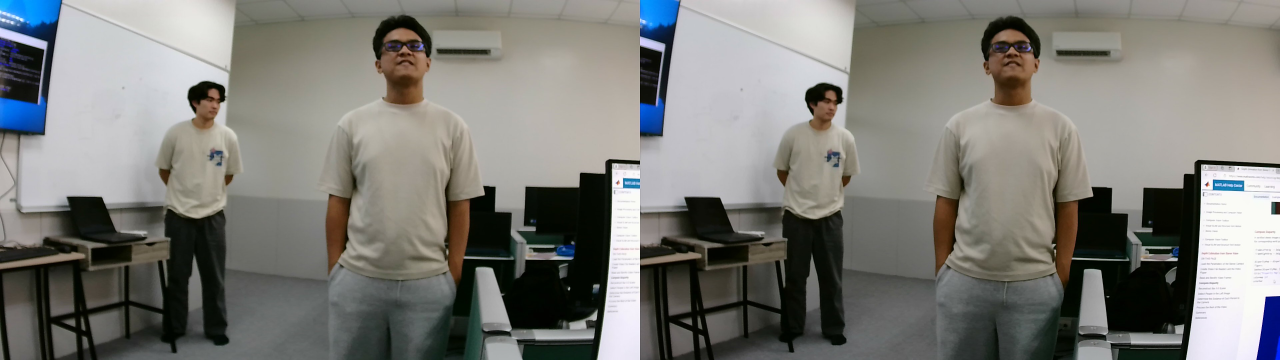
#> input picture testimages/WIN_20250708_14_23_01_Pro.jpg, 3840 x 1080 px, found by its file name (shown at 1/3 size)
$ python gooddepth.py   (older library calls are emulated)
#> lines starting #> are read from the running program, lines starting #| are printed output that depends on the picture; after the words box and inside, x2 and y2 are one past the last pixel; in counts of white or black regions, pixels touching at a corner belong together
#!/usr/bin/env python3
# -*- coding: utf-8 -*-

import os
from typing import Tuple, Optional
import numpy as np
import cv2

# ========== Calibration Loader ==========
class StereoCalibrationLoader:
    """Loads K/D/R/T from NPZ and computes R1/R2/P1/P2/Q with stereoRectify if missing."""
    def __init__(self, params_file: str):
        self.params_file = params_file
        self.params = None
        self._load_parameters()

    def _get(self, primary, fallback=None):
        if primary in self.params: return self.params[primary]
        if fallback and fallback in self.params: return self.params[fallback]
        raise KeyError(f"Missing key '{primary}'" + (f" (also tried '{fallback}')" if fallback else ""))

    def _load_parameters(self):
        if not os.path.exists(self.params_file):
            raise FileNotFoundError(f"Calibration file not found: {self.params_file}")

        # Load raw
        self.params = np.load(self.params_file, allow_pickle=False)
#> (reads goodvers/opencv_stereo_params2.npz from the repository)

        # Intrinsics / distortion (handle either naming scheme)
        self.camera_matrix_1 = self._get('camera_matrix_1', 'K1')
        self.camera_matrix_2 = self._get('camera_matrix_2', 'K2')
        self.dist_coeffs_1   = self._get('dist_coeffs_1',  'D1')
        self.dist_coeffs_2   = self._get('dist_coeffs_2',  'D2')

        # Extrinsics (rotation from cam1->cam2, translation in same units)
        self.R  = self._get('R')
        self.T  = self._get('T')
        if self.T.shape == (1, 3):
            self.T = self.T.reshape(3, 1)
        elif self.T.shape == (3,):
            self.T = self.T.reshape(3, 1)

        # Image size (expect (W,H); if (H,W) it’ll still work but we’ll sanity check later)
        self.image_size = tuple(map(int, self._get('image_size').tolist()))
        if len(self.image_size) != 2:
            raise ValueError(f"image_size should be (W,H); got {self.image_size}")

        # If rectification already present use it, else compute it
        if all(k in self.params for k in ['R1', 'R2', 'P1', 'P2', 'Q']):
            self.R1 = self.params['R1']; self.R2 = self.params['R2']
            self.P1 = self.params['P1']; self.P2 = self.params['P2']
            self.Q  = self.params['Q']
        else:
            # Compute rectification (alpha=0 crops, CALIB_ZERO_DISPARITY keeps principal points aligned)
            W, H = self.image_size
            R1, R2, P1, P2, Q, _, _ = cv2.stereoRectify(
                self.camera_matrix_1, self.dist_coeffs_1,
                self.camera_matrix_2, self.dist_coeffs_2,
                (W, H), self.R, self.T,
                flags=cv2.CALIB_ZERO_DISPARITY, alpha=0
            )
            self.R1, self.R2, self.P1, self.P2, self.Q = R1, R2, P1, P2, Q

            # (Optional) quick print to sanity-check baseline sign/scale
            fx = float(self.P1[0,0]) if self.P1[0,0] != 0 else 1.0
            baseline = -float(self.P2[0,3]) / fx  # units follow T
            print(f"[stereoRectify] baseline ≈ {baseline:.4f} (units of T)  size={W}x{H}")

    def generate_rectification_maps(self) -> Tuple[np.ndarray, np.ndarray, np.ndarray, np.ndarray]:
        W, H = self.image_size
        map1x, map1y = cv2.initUndistortRectifyMap(
            self.camera_matrix_1, self.dist_coeffs_1, self.R1, self.P1, (W, H), cv2.CV_32FC1
        )
        map2x, map2y = cv2.initUndistortRectifyMap(
            self.camera_matrix_2, self.dist_coeffs_2, self.R2, self.P2, (W, H), cv2.CV_32FC1
        )
        return map1x, map1y, map2x, map2y

# ========== Image Processor ==========
class StereoImageProcessor:
    def __init__(self, calibration_loader: StereoCalibrationLoader):
        self.calibration = calibration_loader
        self.map1x, self.map1y, self.map2x, self.map2y = self.calibration.generate_rectification_maps()

    def load_combined_stereo_image(self, image_path: str) -> Tuple[np.ndarray, np.ndarray]:
        img = cv2.imread(image_path, cv2.IMREAD_COLOR)
#> img is the input picture: shape (1080, 3840, 3); mean B, G, R 118.3, 122.9, 123.1
        if img is None:
            raise FileNotFoundError(f"Combined stereo image not found: {image_path}")
        h, w = img.shape[:2]
#> h = 1080; w = 3840
        if w % 2 != 0:
            raise ValueError(f"Combined image width must be even; got {w}")
        half = w // 2
#> half = 1920
        return img[:, :half], img[:, half:]

    def load_separate_images(self, left_path: str, right_path: str) -> Tuple[np.ndarray, np.ndarray]:
        L = cv2.imread(left_path,  cv2.IMREAD_COLOR)
        R = cv2.imread(right_path, cv2.IMREAD_COLOR)
        if L is None: raise FileNotFoundError(f"Left image not found: {left_path}")
        if R is None: raise FileNotFoundError(f"Right image not found: {right_path}")
        return L, R

    def rectify_images(self, img_left: np.ndarray, img_right: np.ndarray) -> Tuple[np.ndarray, np.ndarray]:
    # Ensure images are the same size the calibration expects
        W, H = self.calibration.image_size  # (width, height)
        if (img_left.shape[1], img_left.shape[0]) != (W, H):
            img_left  = cv2.resize(img_left,  (W, H), interpolation=cv2.INTER_LINEAR)
            img_right = cv2.resize(img_right, (W, H), interpolation=cv2.INTER_LINEAR)

        rect_left  = cv2.remap(img_left,  self.map1x, self.map1y, cv2.INTER_LINEAR)
        rect_right = cv2.remap(img_right, self.map2x, self.map2y, cv2.INTER_LINEAR)
        return rect_left, rect_right


    def preprocess_for_matching(self, rect_left: np.ndarray, rect_right: np.ndarray,
                                equalize_hist: bool = True) -> Tuple[np.ndarray, np.ndarray]:
#> called with equalize_hist = True
        gL = cv2.cvtColor(rect_left,  cv2.COLOR_BGR2GRAY)
        gR = cv2.cvtColor(rect_right, cv2.COLOR_BGR2GRAY)
        if equalize_hist:
            gL = cv2.equalizeHist(gL)
            gR = cv2.equalizeHist(gR)
        return gL, gR

# ========== Disparity / Depth ==========
class DepthMapGenerator:
    """Stereo SGBM + WLS; returns float32 pixel disparity suitable for cv2.reprojectImageTo3D."""
    def __init__(self, min_disp: int = 0, max_disp: int = 128, block_size: int = 7):
        self.min_disp = min_disp
        self.max_disp = max_disp
        self.block_size = max(3, block_size | 1)  # ensure odd >=3
        self.num_disparities = max_disp - min_disp
        if self.num_disparities % 16 != 0:
            self.num_disparities = ((self.num_disparities // 16) + 1) * 16

    def create_sgbm_matcher(self) -> cv2.StereoSGBM:
        # Use a sensible window and regularization
        block = max(3, self.block_size | 1)  # odd and >=3
        num_disp = self.num_disparities
        return cv2.StereoSGBM_create(
            minDisparity=self.min_disp,
            numDisparities=num_disp,
            blockSize=4, #blockSize=block,                 # e.g. 5 or 7
            P1=8  * 3 * block * block,
            P2=32 * 3 * block * block,
            disp12MaxDiff=1,
            uniquenessRatio=7,  #uniquenessRatio=10,              # 10–15 is typical
            speckleWindowSize=80,
            speckleRange=2,
            preFilterCap=63,
            mode=cv2.STEREO_SGBM_MODE_SGBM_3WAY
        )


    def compute_depth_map_with_wls(self, gray_left: np.ndarray, gray_right: np.ndarray,
                                   lambda_val: float = 8000.0, sigma_color: float = 1.5) -> np.ndarray:
#> called with lambda_val = 8000, sigma_color = 1.5
        left_matcher = self.create_sgbm_matcher()

        if not hasattr(cv2, "ximgproc"):
            disp = left_matcher.compute(gray_left, gray_right).astype(np.float32) / 16.0
            disp[disp < 0] = 0.0
            print("[WARN] cv2.ximgproc not found; using raw SGBM (no WLS).")
            return disp

        right_matcher = cv2.ximgproc.createRightMatcher(left_matcher)
        wls = cv2.ximgproc.createDisparityWLSFilter(matcher_left=left_matcher)
        wls.setLambda(lambda_val)
        wls.setSigmaColor(sigma_color)

        dL_q16 = left_matcher.compute(gray_left,  gray_right).astype(np.int16)
        dR_q16 = right_matcher.compute(gray_right, gray_left).astype(np.int16)
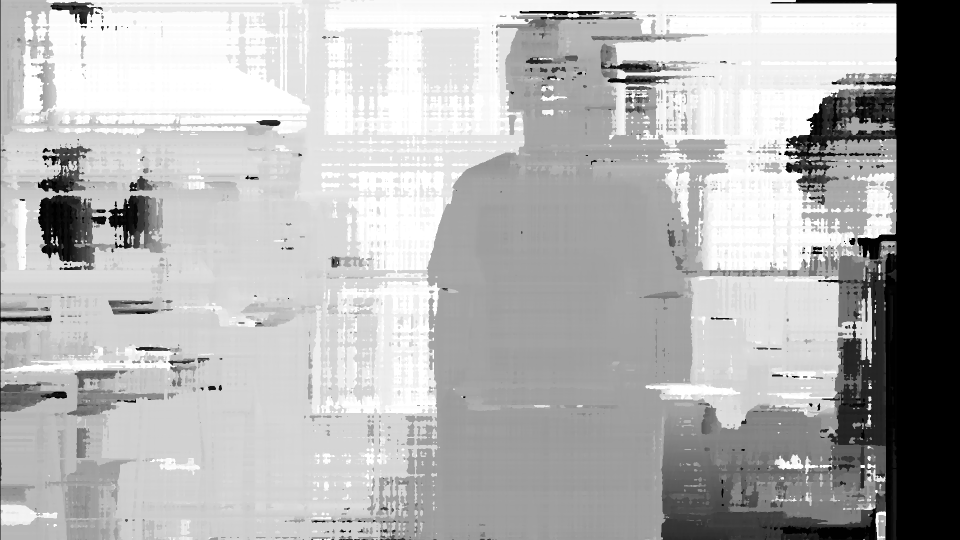
#> dR_q16: shape (1080, 1920) int16 (shown at 1/2 size); min -2048, max 0, mean -615; drawn with min black and max white
        dW_q16 = wls.filter(dL_q16, gray_left, None, dR_q16)
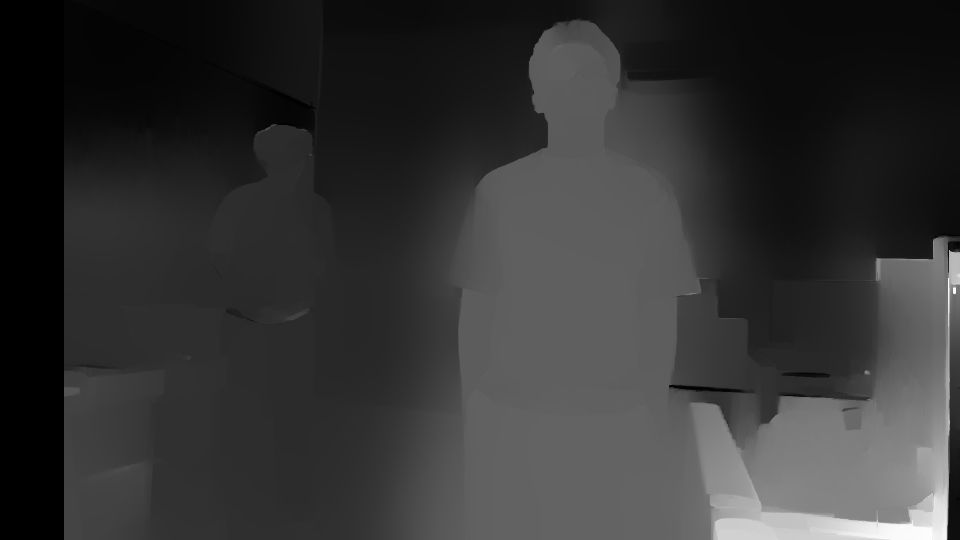
#> dW_q16: shape (1080, 1920) int16 (shown at 1/2 size); min -16, max 2031, mean 405.5; drawn with min black and max white

        disp = dW_q16.astype(np.float32) / 16.0  # pixel disparity
        disp[disp < 0] = 0.0
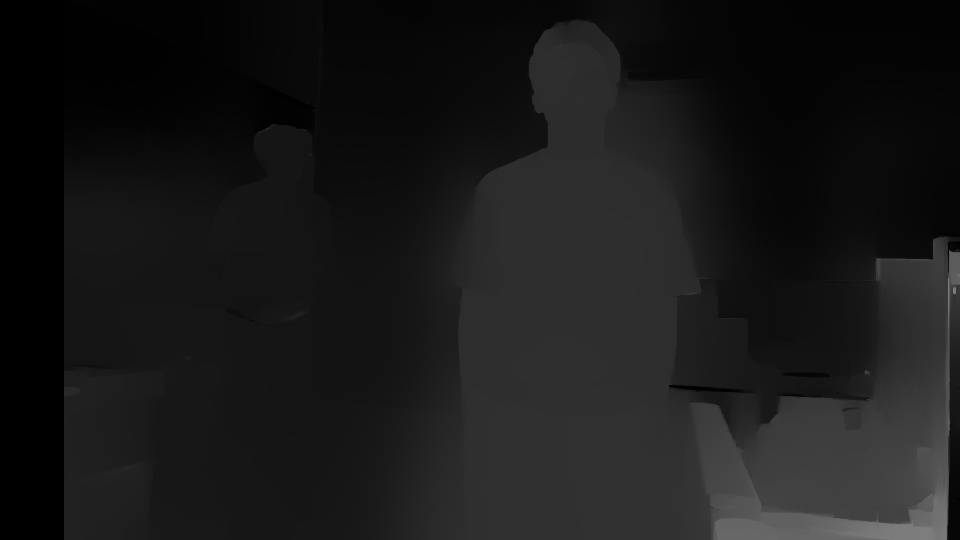
#> disp: shape (1080, 1920) float32 (shown at 1/2 size); min 0, max 126.9, mean 25.4
        return disp

# ========== Visualizer ==========
class StereoVisualizer:
    @staticmethod
    def create_rectification_visualization(rect_left: np.ndarray, rect_right: np.ndarray,
                                           scale: float = 0.5, line_spacing: int = 50) -> np.ndarray:
#> called with scale = 0.5, line_spacing = 50
        Ls = cv2.resize(rect_left,  (0, 0), fx=scale, fy=scale)
        Rs = cv2.resize(rect_right, (0, 0), fx=scale, fy=scale)
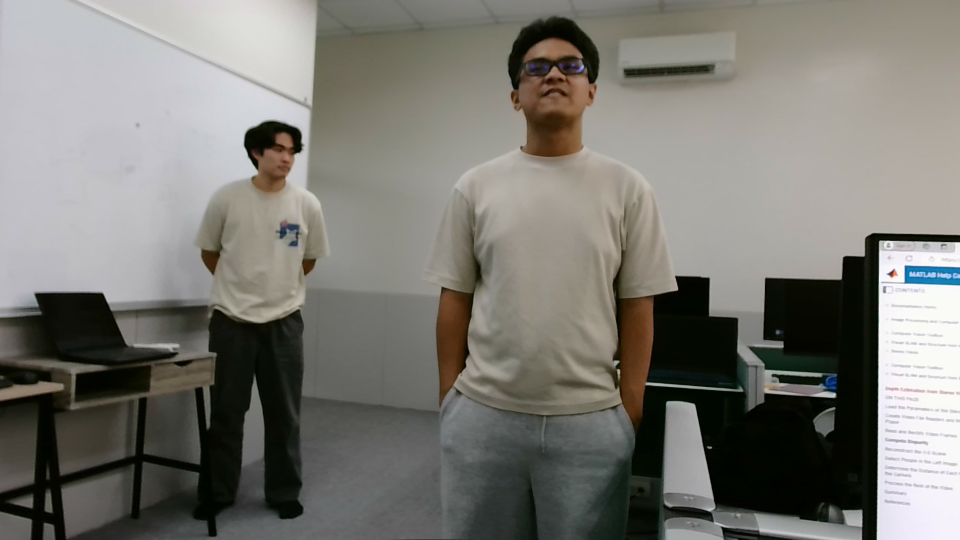
#> Rs: shape (540, 960, 3); mean of channels 0, 1, 2 115, 120.9, 122.3; drawn as B, G, R
        pair = np.hstack((Ls, Rs))
        for y in range(0, pair.shape[0], line_spacing):
            cv2.line(pair, (0, y), (pair.shape[1], y), (0, 0, 255), 1)
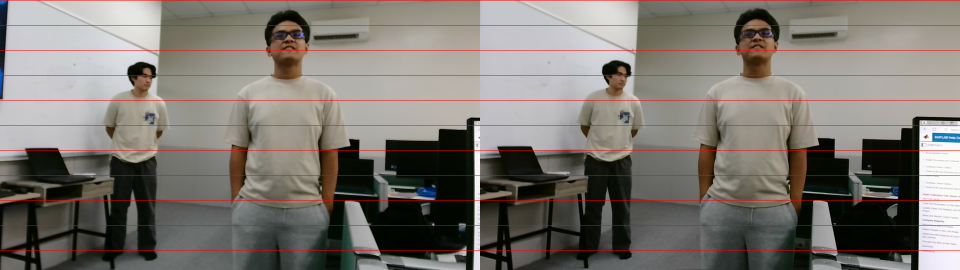
#> pair: shape (540, 1920, 3) (shown at 1/2 size); mean of channels 0, 1, 2 111.7, 117.9, 124.1; drawn as B, G, R
        return pair

    @staticmethod
    def create_disparity_difference(gray_left: np.ndarray, gray_right: np.ndarray,
                                    target_size: Tuple[int, int] = (854, 480)) -> np.ndarray:
#> called with target_size = (854, 480)
        diff = cv2.absdiff(gray_left, gray_right)
        return cv2.resize(diff, target_size, interpolation=cv2.INTER_AREA)

    @staticmethod
    def normalize_disparity_for_display(disparity: np.ndarray, colormap: int = cv2.COLORMAP_JET):
#> called with colormap = 2
        disp = np.nan_to_num(disparity, nan=0.0).astype(np.float32)
        disp_u8 = cv2.normalize(disp, None, 0, 255, cv2.NORM_MINMAX).astype(np.uint8)
        disp_col = cv2.applyColorMap(disp_u8, colormap)
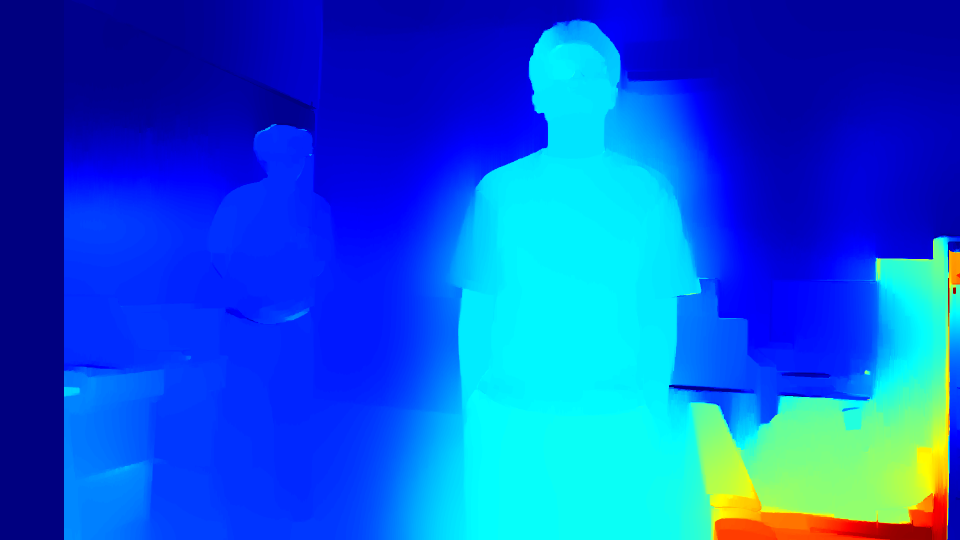
#> disp_col: shape (1080, 1920, 3) (shown at 1/2 size); mean B, G, R 214.5, 86.2, 11.7
        return disp_u8, disp_col

    @staticmethod
    def display_images(images_dict: dict, window_size: Tuple[int, int] = (854, 480)):
        for name, img in images_dict.items():
            cv2.namedWindow(name, cv2.WINDOW_NORMAL)
            cv2.resizeWindow(name, window_size[0], window_size[1])
            cv2.imshow(name, img)

# ========== Point Cloud ==========
class PointCloudGenerator:
    """Reproject using the SAME Q from stereoRectify. Expects float pixel disparity."""
    def __init__(self, Q: np.ndarray):
        self.Q = Q

    def generate_point_cloud(self, disparity: np.ndarray, color_image: np.ndarray,
                             min_disparity_threshold: float = 0.5):
#> called with min_disparity_threshold = 0.5
        disp = disparity.astype(np.float32)
        pts3d = cv2.reprojectImageTo3D(disp, self.Q)  # rectified-left frame
#> pts3d: shape (1080, 1920, 3) float32; 6.67% of the values are NaN or infinite; the others: min -321897.1, max 1404068.8, mean 2156.3
        mask = (disp > float(min_disparity_threshold)) & np.isfinite(pts3d).all(axis=2)
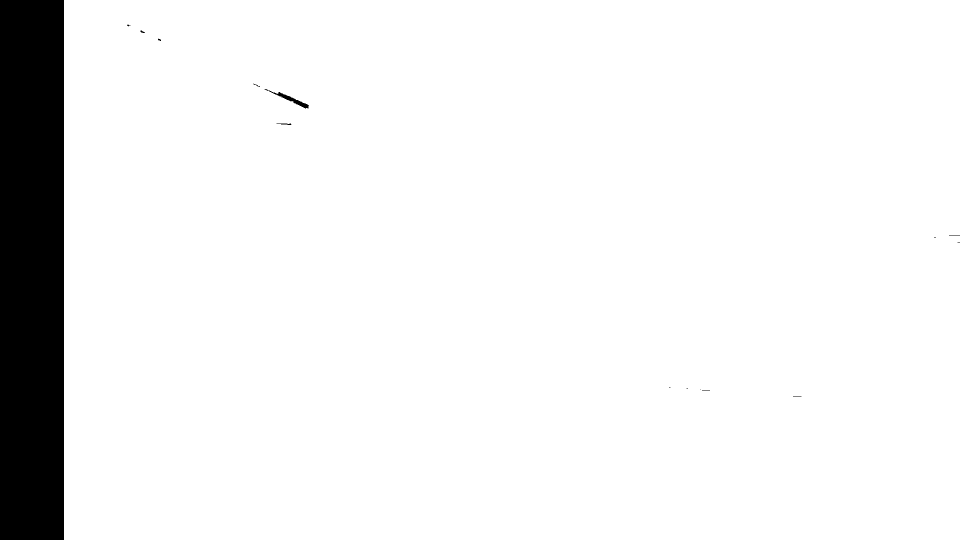
#> mask: shape (1080, 1920) bool (shown at 1/2 size); 93.3% white; 16 black regions (11 under 20 px), largest, box (x1, y1, x2, y2) and area: (0, 0, 128, 1080) 138240, (529, 178, 618, 217) 569, (553, 247, 583, 250) 53, (281, 61, 290, 66) 25, (1898, 470, 1920, 471) 22
        return pts3d[mask], color_image[mask]

    @staticmethod
    def save_point_cloud_ply(filename: str, points: np.ndarray, colors: np.ndarray,
                             header_comment: Optional[str] = None):
        pts = points.reshape(-1, 3).astype(np.float32)
        cols = colors.reshape(-1, 3).astype(np.uint8)
        header = "ply\nformat ascii 1.0\n"
        if header_comment:
            for line in header_comment.splitlines():
                header += f"comment {line}\n"
        header += (
            f"element vertex {len(pts)}\n"
            "property float x\nproperty float y\nproperty float z\n"
            "property uchar blue\nproperty uchar green\nproperty uchar red\n"
            "end_header\n"
        )
        with open(filename, 'w') as f:
            f.write(header)
            for (x, y, z), (b, g, r) in zip(pts, cols):
                f.write(f"{x:.6f} {y:.6f} {z:.6f} {int(b)} {int(g)} {int(r)}\n")
#> this loop made 1934592 passes
#> (x, y, z, b, g, r) on passes 1 to 3: (-28344.9, -19931.4, 56162.8, 208, 203, 204), (-28306.6, -19931.4, 56162.8, 209, 204, 205), (-28268.3, -19931.4, 56162.8, 209, 204, 205)

# ========== Pipeline ==========
class StereoVisionPipeline:
    def __init__(self, calibration_file: str):
        self.calib  = StereoCalibrationLoader(calibration_file)
        self.proc   = StereoImageProcessor(self.calib)
        self.depth  = DepthMapGenerator()
        self.vis    = StereoVisualizer()
        self.pcloud = PointCloudGenerator(self.calib.Q)

    def process_stereo_images(self, image_path: str = None, left_path: str = None,
                              right_path: str = None, save_point_cloud: bool = False,
                              point_cloud_filename: str = "output_point_cloud.ply") -> dict:
        # Load
        if image_path:
            L, R = self.proc.load_combined_stereo_image(image_path)
        elif left_path and right_path:
            L, R = self.proc.load_separate_images(left_path, right_path)
        else:
            raise ValueError("Either image_path or both left_path and right_path must be provided")

        # Rectify
        rectL, rectR = self.proc.rectify_images(L, R)

        # Prep for matching
        gL, gR = self.proc.preprocess_for_matching(rectL, rectR, equalize_hist=True)

        # Disparity (float pixels)
        disp = self.depth.compute_depth_map_with_wls(gL, gR)

        # Viz
        rect_vis = self.vis.create_rectification_visualization(rectL, rectR)
        diff_vis = self.vis.create_disparity_difference(gL, gR)
        disp_u8, disp_col = self.vis.normalize_disparity_for_display(disp)

        # Point cloud
        point_cloud_data = None
        if save_point_cloud:
            pts, cols = self.pcloud.generate_point_cloud(disp, rectL)
            self.pcloud.save_point_cloud_ply(point_cloud_filename, pts, cols)
            point_cloud_data = (pts, cols)
            print(f"[OK] Point cloud saved: {point_cloud_filename}  (points: {len(pts)})")
#| [OK] Point cloud saved: C:\Users\sybanzon\Documents\schoolFiles\RESERARCH\full\sept1\output_point_cloud.ply  (points: 1934592)

        return {
            "rectified_left": rectL,
            "rectified_right": rectR,
            "gray_left": gL,
            "gray_right": gR,
            "depth_map": disp,  # float32 disparity
            "rectification_visualization": rect_vis,
            "difference_visualization": diff_vis,
            "disparity_grayscale": disp_u8,
            "disparity_colored": disp_col,
            "point_cloud": point_cloud_data
        }

    def display_results(self, results: dict):
        to_show = {
            "Rectified Diff": results["difference_visualization"],
            "Disparity Visual Check": results["disparity_grayscale"],
            "WLS Disparity Map": results["disparity_colored"],
        }
        self.vis.display_images(to_show)
        cv2.waitKey(0)
        cv2.destroyAllWindows()

# ========== Example ==========
def main():
    try:
        pipeline = StereoVisionPipeline(
            r"C:\Users\sybanzon\Documents\schoolFiles\RESERARCH\full\sept1\opencv_stereo_params2.npz"
        )
        results = pipeline.process_stereo_images(
            image_path=r"C:\Users\sybanzon\Documents\schoolFiles\RESERARCH\calibration\WIN_20250708_14_23_01_Pro.jpg",
            save_point_cloud=True,
            point_cloud_filename=r"C:\Users\sybanzon\Documents\schoolFiles\RESERARCH\full\sept1\output_point_cloud.ply"
        )
#> results = 10 items
        pipeline.display_results(results)
#> the loop in display_images, `for name, img in images_dict.items():` made 3 passes
#> name on passes 1 to 3: 'Rectified Diff', 'Disparity Visual Check', 'WLS Disparity Map'
    except Exception as e:
        print(f"Error: {e}")

if __name__ == "__main__":
    main()
